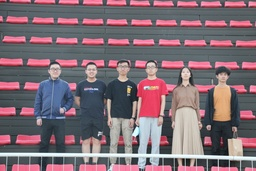
#> input picture PerfectPhotoMaker/material/test10/IMG_3574.JPG, 256 x 171 px, shrunk from 2592 x 1728 before the run
$ python Q2.py ../../../PerfectPhotoMaker/material/test10/IMG_3574.JPG out.png
#> lines starting #> are read from the running program, lines starting #| are printed output that depends on the picture; after the words box and inside, x2 and y2 are one past the last pixel; in counts of white or black regions, pixels touching at a corner belong together
import cv2
import numpy as np
import sys

def EightNeighbors(layer, coordinate):
    row,col = layer.shape
    directions = [(-1,-1),(-1,0),(-1,1),(0,-1),(0,1),(1,-1),(1,0),(1,1)]
    eight_neighbors = []
    x,y = coordinate
    for dx,dy in directions:
        i = x+dx
        j = y+dy
        if i >= 0 and i < row and j >= 0 and j < col:
            if layer[i,j] > 0:
                eight_neighbors.append((i,j))
    return eight_neighbors
def BFSConnected(connected_list):
    if len(connected_list) == 0:
        return
    else:
        neigbor_list = []
        for coord in connected_list:
            x,y = coord
            layer[x,y] = 0
            area.append((x,y))
            neigbors = EightNeighbors(layer, coord)
            for n in neigbors:
                if not neigbor_list.__contains__(n):
                    neigbor_list.append(n)
        BFSConnected(neigbor_list)

if __name__ == "__main__":
    path = sys.argv[1]
    result_path = sys.argv[2]

    image = cv2.imread(path)
#> image is the input picture: shape (171, 256, 3); mean B, G, R 116.1, 107.7, 127.4
    cv2.imshow("Origin",image)
    cv2.waitKey(0)
    image_gray = cv2.cvtColor(image, cv2.COLOR_BGR2GRAY)
    ret, th3 = cv2.threshold(image_gray,127,255,cv2.THRESH_BINARY_INV)
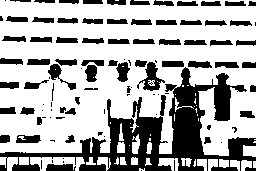
#> th3: shape (171, 256); 68.6% white; 98 black regions (34 under 20 px), largest, box (x1, y1, x2, y2) and area: (0, 67, 256, 171) 7692, (137, 62, 165, 91) 333, (48, 64, 76, 90) 211
    kernelSizes = [(3, 3), (4, 4)]
    for kernelSize in kernelSizes:
        kernel = cv2.getStructuringElement(cv2.MORPH_RECT, kernelSize)
        th3 = cv2.morphologyEx(th3, cv2.MORPH_CLOSE, kernel)

    segments = []
    area = []
    layer = th3.copy()
    row, col = layer.shape
#> row = 171; col = 256
    layer_background = np.zeros((row, col, 3))
    for i in range(row):
        for j in range(col):
            if layer[i, j] > 0:
                area = []
                connected_list = [(i,j)]
                BFSConnected(connected_list)
                segments.append(area)
            if th3[i, j] == 0:
                layer_background[i,j] = image[i,j]
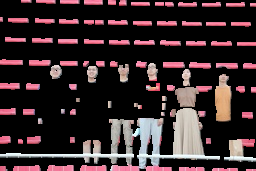
#> layer_background: shape (171, 256, 3) float64; mean B, G, R 44.2, 41.8, 56.7

    layer_large = np.zeros((row, col, 3))
    layer_small = np.zeros((row, col, 3))
    mask_large = np.zeros((row, col, 3))
    mask_small = np.zeros((row, col, 3))
    for s in segments:
        if len(s) > 80:
            for coord in s:
                x,y = coord
                layer_large[x,y] = image[x,y]
                mask_large[x,y] = (0,255,0)
        else:
            for coord in s:
                x,y = coord
                layer_small[x,y] = image[x,y]
                mask_small[x,y] = (0,0,255)
#> this loop made 8 passes
#> s on pass 2: [(70, 56)]
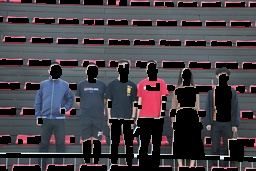
#> layer_large: shape (171, 256, 3) float64; mean B, G, R 71.8, 65.8, 70.6
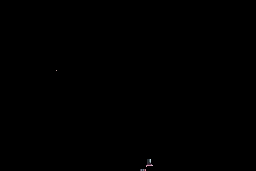
#> layer_small: shape (171, 256, 3) float64; mean B, G, R 0.1, 0.1, 0.1
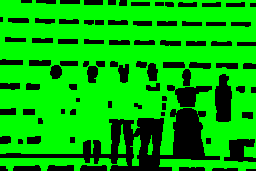
#> mask_large: shape (171, 256, 3) float64; mean B, G, R 0, 183.8, 0

    layer_large = layer_large + layer_background
    layer_small = layer_small + layer_background


    large_illustrate = cv2.addWeighted(np.uint8(layer_large), 0.5, np.uint8(mask_large), 0.5, 0.1)
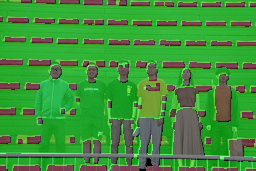
#> large_illustrate: shape (171, 256, 3); mean B, G, R 58.3, 145.9, 63.9
    small_illustrate = cv2.addWeighted(np.uint8(layer_small), 0.5, np.uint8(mask_small), 0.5, 0.1)
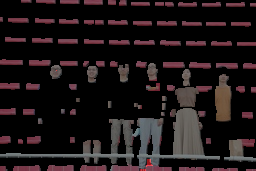
#> small_illustrate: shape (171, 256, 3); mean B, G, R 22.2, 21, 28.6

    cv2.imshow("Background", np.uint8(layer_background))
    cv2.imshow("LargeIllustration", np.uint8(large_illustrate))
    cv2.imshow("SmallIllustration", np.uint8(small_illustrate))
    cv2.waitKey(0)
    cv2.destroyWindow("LargeIllustration")
    cv2.destroyWindow("SmallIllustration")
    cv2.imshow("Large", np.uint8(layer_large))
    cv2.imshow("Small", np.uint8(layer_small))
    cv2.waitKey(0)
    cv2.destroyAllWindows()

    cv2.imwrite(result_path+"Background.jpeg", np.uint8(layer_background))
    cv2.imwrite(result_path+"Large.jpeg", np.uint8(layer_large))
    cv2.imwrite(result_path+"Small.jpeg", np.uint8(layer_small))

    layer_epsilon = np.uint8(layer_large) + np.uint8(layer_small) - np.uint8(layer_background) - np.uint8(image)
#> layer_epsilon: shape (171, 256, 3); every value is 0

    print("the summation of I_epsilon is: ", np.sum(layer_epsilon))
#| the summation of I_epsilon is:  0

$ run again, on PerfectPhotoMaker/material/test10/IMG_3580.JPG
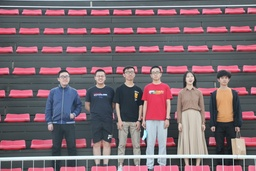
#> input picture PerfectPhotoMaker/material/test10/IMG_3580.JPG, 256 x 171 px, shrunk from 2592 x 1728 before the run
#> image is the input picture: shape (171, 256, 3); mean B, G, R 111.5, 103.9, 123.5
#> `ret, th3 = cv2.threshold(image_gray,127,255,cv2.THRESH_BINARY_INV)`:
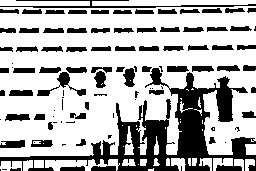
#> th3: shape (171, 256); 70.4% white; 98 black regions (29 under 20 px), largest, box (x1, y1, x2, y2) and area: (0, 68, 256, 171) 6792, (0, 0, 256, 8) 563, (37, 72, 86, 96) 287
#> the loop `for s in segments:` made 3 passes
#> `small_illustrate = cv2.addWeighted(np.uint8(layer_small), 0.5, np.uint..`:
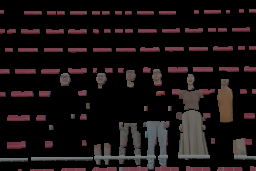
#> small_illustrate: shape (171, 256, 3); mean B, G, R 18.2, 17.3, 23.8
#> layer_epsilon: shape (171, 256, 3); every value is 0
#| the summation of I_epsilon is:  0

$ run again, on PerfectPhotoMaker/material/test10/IMG_3582.JPG
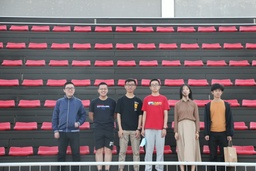
#> input picture PerfectPhotoMaker/material/test10/IMG_3582.JPG, 256 x 171 px, shrunk from 2592 x 1728 before the run
#> image is the input picture: shape (171, 256, 3); mean B, G, R 112.1, 106.2, 124.2
#> `ret, th3 = cv2.threshold(image_gray,127,255,cv2.THRESH_BINARY_INV)`:
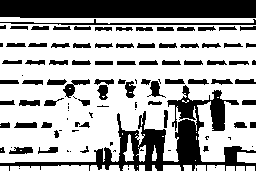
#> th3: shape (171, 256); 66.4% white; 103 black regions (31 under 20 px), largest, box (x1, y1, x2, y2) and area: (0, 85, 256, 171) 4756, (0, 0, 256, 18) 4588, (0, 19, 256, 25) 489
#> the loop `for s in segments:` made 5 passes
#> s on passes 2, 4: [(89, 70), (89, 71)], [(161, 196)]
#> `small_illustrate = cv2.addWeighted(np.uint8(layer_small), 0.5, np.uint..`:
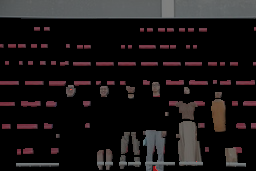
#> small_illustrate: shape (171, 256, 3); mean B, G, R 22.5, 22, 25.9
#> layer_epsilon: shape (171, 256, 3); every value is 0
#| the summation of I_epsilon is:  0
